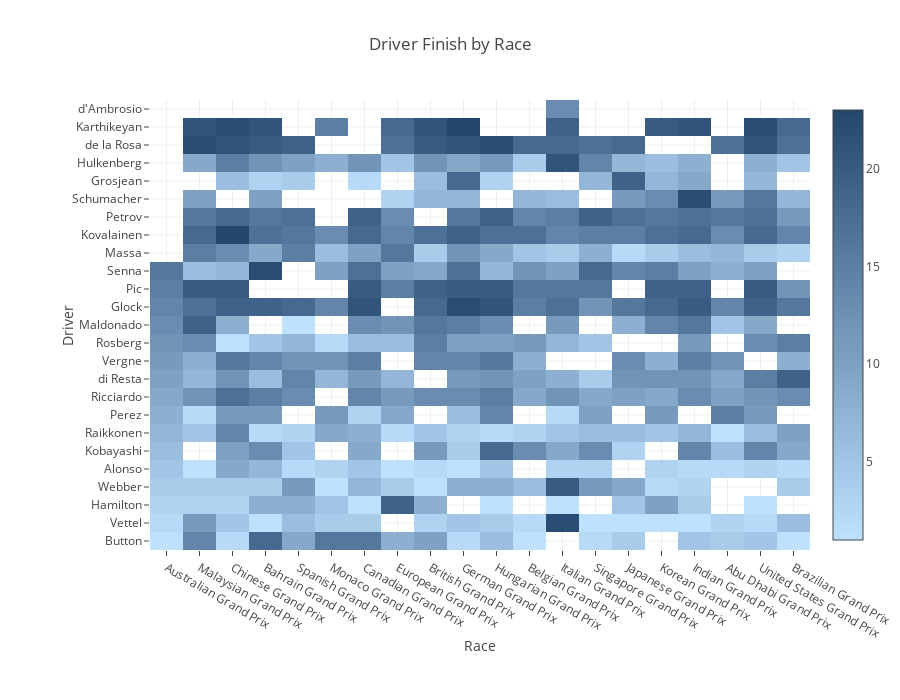

This figure's notebook cell:
### Markdown cell above
#### Ploting the Graph
The line of code below is used to plot the graph offline.  

All of the default controls are still present and a mouseover shows the data deails  
of the specific square. Light to dark values display the race finish order with light  
values starting at 1st place to the last place finisher at the max color of the colorscale.

From the graph it's easy to see that drivers like Vettel, Hamilton or Alonso had  
a pretty good season with finishes at the top end in most races while de la Rosa, Petrov  
or Karthikeyan finished near the bottom. The empty squares show a driver that didn't place  
in the points for a race.

Github doesn't display plotly graphics in a notebook so the graphic is displayed in the file: __F1_Heatmap.PNG__

### Code cell
plotly.offline.iplot(figure)

### Figure 1 — Plotly figure (JSON) as saved in the notebook; plotly's stock layout.template omitted (floating-point values rounded to 4 significant figures; data arrays with more than 128 entries replaced by an {"elided": "..."} marker saying what was removed)
{"data": [{"colorscale": [[0, "rgb(190,225,255)"], [1, "rgb(35,70,110)"]], "type": "heatmap", "x": {"elided": "480 str values"}, "y": {"elided": "480 str values"}, "z": {"elided": "480 int values"}}], "layout": {"height": 700, "margin": {"b": 150, "l": 150, "r": 75}, "showlegend": false, "title": "Driver Finish by Race", "width": 900, "xaxis": {"title": "Race"}, "yaxis": {"title": "Driver"}}}
